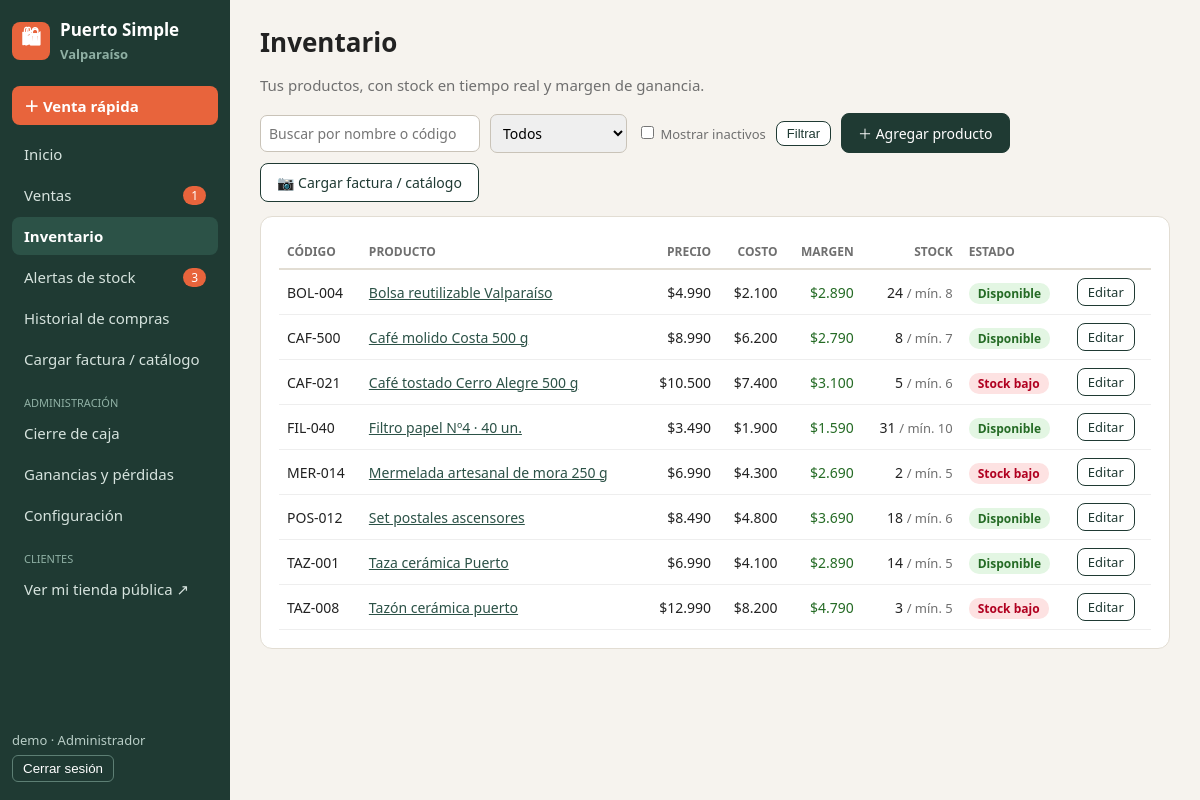
/inventario/ (signed in), run on the app's committed database.
### tienda/models.py (models this page shows, shortened)
class Comercio(models.Model):
    TIPOS = [("minimarket", "Minimarket"), ("almacen", "Almacén"), ("libreria", "Librería"),
             ("cafeteria", "Cafetería"), ("otro", "Otro")]
    nombre = models.CharField(max_length=100)
    slug = models.SlugField(unique=True, blank=True)       # dirección de la tienda pública
    rut = models.CharField("RUT", max_length=12, blank=True)
    tipo_comercio = models.CharField("Tipo de comercio", max_length=20, choices=TIPOS, default="minimarket")
    region = models.CharField("Región", max_length=60, default="Valparaíso")
    telefono = models.CharField("Teléfono", max_length=30, blank=True)
    email = models.EmailField("Correo de contacto", blank=True)
    logo = models.ImageField(upload_to="logos/", blank=True, null=True)

class Producto(models.Model):
    comercio = models.ForeignKey(Comercio, on_delete=models.CASCADE, related_name="productos")
    sku = models.CharField("SKU / código", max_length=30)
    nombre = models.CharField(max_length=100)
    descripcion = models.CharField("Descripción", max_length=200, blank=True)
    precio = models.PositiveIntegerField("Precio de venta ($)", default=0)
    costo = models.PositiveIntegerField("Costo de compra ($)", default=0)
    stock_actual = models.IntegerField("Stock actual", default=0)
    stock_minimo = models.PositiveIntegerField("Stock mínimo", default=0)
    stock_objetivo = models.PositiveIntegerField("Stock objetivo (para reponer)", default=0)
    activo = models.BooleanField(default=True)
    class Meta:
        unique_together = ("comercio", "sku")
        ordering = ["nombre"]
    @property
    def bajo_minimo(self):
        return self.stock_actual < self.stock_minimo
    @property
    def objetivo(self):
        return self.stock_objetivo or self.stock_minimo * 2
    @property
    def margen(self):
        return self.precio - self.costo

### tienda/views.py (the view)
# urls.py: path("inventario/", views.inventario, name="inventario"),
@acceso()
def inventario(request):
    productos = request.comercio.productos.all()
    q = request.GET.get("q", "").strip()
    if q:
        productos = productos.filter(Q(nombre__icontains=q) | Q(sku__icontains=q))
    if request.GET.get("filtro") == "bajo":
        productos = productos.filter(activo=True, stock_actual__lt=F("stock_minimo"))
    if request.GET.get("inactivos") != "1":
        productos = productos.filter(activo=True)
    return render(request, "tienda/inventario.html", {"productos": productos, "q": q,
                                                       "filtro": request.GET.get("filtro", ""),
                                                       "inactivos": request.GET.get("inactivos") == "1"})

### tienda/contexto.py (called while the page is built)
def datos_globales(request):
    user = getattr(request, "user", None)
    if user is not None and user.is_authenticated and hasattr(user, "perfil"):
        perfil = user.perfil
        return {
            "comercio": perfil.comercio,
            "es_admin": perfil.rol == "admin",
            "n_alertas": AlertaStock.objects.filter(producto__comercio=perfil.comercio, estado="activa").count(),
            "n_pendientes": Venta.objects.filter(comercio=perfil.comercio, estado="pendiente").count(),
        }
    return {}

### tienda/templatetags/formatos.py (called while the page is built)
@register.filter
def pesos(valor):
    try:
        n = int(valor)
    except (TypeError, ValueError):
        return "$0"
    texto = f"{abs(n):,}".replace(",", ".")
    return ("-$" if n < 0 else "$") + texto

### tienda/views.py (called while the page is built)
def acceso(solo_admin=False):
    def decorador(vista):
        @wraps(vista)
        def envoltura(request, *args, **kwargs):
            if not hasattr(request.user, "perfil"):
                return render(request, "tienda/sin_comercio.html", status=403)
            if solo_admin and request.user.perfil.rol != "admin":
                messages.error(request, "Solo el administrador puede entrar a esa sección.")
                return redirect("inicio")
            request.comercio = request.user.perfil.comercio
            return vista(request, *args, **kwargs)
        return login_required(envoltura)
    return decorador

### tienda/templates/tienda/inventario.html (shortened to what this page needs)
{% extends "tienda/base.html" %}{% load formatos %}
{% block contenido %}
<h1>Inventario</h1><p class="sub">Tus productos, con stock en tiempo real y margen de ganancia.</p>
<div class="filtros">
    <form method="get" class="filtros" style="margin:0">
        <input type="text" name="q" value="{{ q }}" placeholder="Buscar por nombre o código">
        <select name="filtro"><option value="">Todos</option><option value="bajo" {% if filtro == 'bajo' %}selected{% endif %}>Solo stock bajo</option></select>
        <label class="nota"><input type="checkbox" name="inactivos" value="1" {% if inactivos %}checked{% endif %}> Mostrar inactivos</label>
        <button class="btn chico" type="submit">Filtrar</button>
    </form>
    <a class="btn primario" href="{% url 'producto_nuevo' %}">＋ Agregar producto</a>
    <a class="btn" href="{% url 'cargas' %}">📷 Cargar factura / catálogo</a>
</div>
<div class="caja"><table>
<tr><th>Código</th><th>Producto</th><th class="der">Precio</th><th class="der">Costo</th><th class="der">Margen</th><th class="der">Stock</th><th>Estado</th><th></th></tr>
{% for p in productos %}<tr>
<td>{{ p.sku }}</td><td><a href="{% url 'producto_detalle' p.id %}">{{ p.nombre }}</a></td><td class="der">{{ p.precio|pesos }}</td><td class="der">{{ p.costo|pesos }}</td>
<td class="der {% if p.margen < 0 %}negativo{% else %}positivo{% endif %}">{{ p.margen|pesos }}</td>
<td class="der">{{ p.stock_actual }} <span class="nota">/ mín. {{ p.stock_minimo }}</span></td>
<td>{% if not p.activo %}<span class="etq">Inactivo</span>{% elif p.bajo_minimo %}<span class="etq bajo">Stock bajo</span>{% else %}<span class="etq ok">Disponible</span>{% endif %}</td>
<td><a class="btn chico" href="{% url 'producto_editar' p.id %}">Editar</a></td></tr>
{% empty %}<tr><td colspan="8" class="nota">No hay productos. Agrega uno o <a href="{% url 'cargas' %}">sube una factura</a>.</td></tr>{% endfor %}
</table></div>
{% endblock %}

### tienda/templates/tienda/base.html (shortened to what this page needs)
{% load static formatos %}<!DOCTYPE html>
<html lang="es">
<head>
    <link rel="stylesheet" href="{% static 'css/estilo.css' %}">
</head>
<body>
{% with u=request.resolver_match.url_name %}
<div class="layout">
    <nav class="lateral">
        <div class="marca">
            {% if comercio.logo %}<img src="{{ comercio.logo.url }}" alt="Logo">{% else %}<div class="logo-letra">🛍</div>{% endif %}
            <div>{{ comercio.nombre }}<br><span class="nota" style="color:#8fb0a4">{{ comercio.region }}</span></div>
        </div>
        <a class="destacado" href="{% url 'venta_rapida' %}">＋ Venta rápida</a>
        <a class="{% if u == 'inicio' %}activo{% endif %}" href="{% url 'inicio' %}">Inicio</a>
        <a class="{% if u == 'ventas' or u == 'venta_detalle' %}activo{% endif %}" href="{% url 'ventas' %}">Ventas {% if n_pendientes %}<span class="insignia">{{ n_pendientes }}</span>{% endif %}</a>
        <a class="{% if u == 'inventario' or u == 'producto_detalle' or u == 'producto_nuevo' or u == 'producto_editar' %}activo{% endif %}" href="{% url 'inventario' %}">Inventario</a>
        <a class="{% if u == 'alertas' %}activo{% endif %}" href="{% url 'alertas' %}">Alertas de stock {% if n_alertas %}<span class="insignia">{{ n_alertas }}</span>{% endif %}</a>
        <a class="{% if u == 'compras' %}activo{% endif %}" href="{% url 'compras' %}">Historial de compras</a>
        <a class="{% if u == 'cargas' or u == 'carga_revision' %}activo{% endif %}" href="{% url 'cargas' %}">Cargar factura / catálogo</a>
        {% if es_admin %}
        <div class="etiqueta">Administración</div>
        <a class="{% if u == 'cierre_caja' %}activo{% endif %}" href="{% url 'cierre_caja' %}">Cierre de caja</a>
        <a class="{% if u == 'informes' %}activo{% endif %}" href="{% url 'informes' %}">Ganancias y pérdidas</a>
        <a class="{% if u == 'configuracion' %}activo{% endif %}" href="{% url 'configuracion' %}">Configuración</a>
        {% endif %}
        <div class="etiqueta">Clientes</div>
        <a href="{% url 'tienda_publica' comercio.slug %}" target="_blank">Ver mi tienda pública ↗</a>
        <div class="pie">
            {{ user.username }} · {% if es_admin %}Administrador{% else %}Vendedor{% endif %}
            <form method="post" action="{% url 'logout' %}">{% csrf_token %}<button type="submit">Cerrar sesión</button></form>
        </div>
    </nav>
    <main class="contenido">
        {% block contenido %}{% endblock %}
    </main>
</div>
{% endwith %}
</body>
</html>

### static/css/estilo.css (style rules this page uses)
:root { --verde:#1f3a33; --verde2:#2c5247; --acento:#e8643c; --fondo:#f6f3ee; --borde:#e2ddd3; --texto:#222; --gris:#6f6f6f; }
* { box-sizing: border-box; }
body { margin:0; font-family: "Segoe UI", Arial, sans-serif; background:var(--fondo); color:var(--texto); font-size:15px; }
a { color: var(--verde2); }
.layout { display:flex; min-height:100vh; }
.lateral { width:230px; background:var(--verde); color:#fff; padding:18px 12px; display:flex; flex-direction:column; position:sticky; top:0; height:100vh; }
.lateral .marca { display:flex; align-items:center; gap:10px; margin-bottom:22px; font-weight:bold; font-size:17px; }
.lateral .logo-letra { width:38px; height:38px; border-radius:8px; background:var(--acento); display:flex; align-items:center; justify-content:center; font-size:20px; }
.lateral a { display:flex; justify-content:space-between; align-items:center; color:#d6e3de; text-decoration:none; padding:9px 12px; border-radius:8px; margin-bottom:3px; }
.lateral a.activo { background:var(--verde2); color:#fff; font-weight:bold; }
.lateral a.destacado { background:var(--acento); color:#fff; font-weight:bold; margin-bottom:10px; }
.lateral .etiqueta { font-size:11px; text-transform:uppercase; color:#8fb0a4; margin:14px 12px 4px; }
.insignia { background:var(--acento); color:#fff; border-radius:10px; padding:1px 8px; font-size:12px; }
.lateral .pie { margin-top:auto; font-size:13px; color:#b9cec7; }
.lateral .pie button { background:none; border:1px solid #5d7f74; color:#fff; border-radius:6px; padding:5px 10px; cursor:pointer; margin-top:6px; }
.contenido { flex:1; padding:24px 30px; max-width:1250px; }
h1 { margin:0 0 4px; font-size:26px; }
.sub { color:var(--gris); margin-bottom:18px; }
.caja { background:#fff; border:1px solid var(--borde); border-radius:12px; padding:18px; margin-bottom:18px; }
.nota { color:var(--gris); font-size:13px; }
table { width:100%; border-collapse:collapse; font-size:14px; }
th { text-align:left; font-size:12px; text-transform:uppercase; color:var(--gris); padding:8px; border-bottom:2px solid var(--borde); }
td { padding:8px; border-bottom:1px solid #eee; vertical-align:middle; }
.der { text-align:right; }
input, select, textarea { padding:8px; border:1px solid #c9c3b8; border-radius:7px; font-size:14px; font-family:inherit; max-width:100%; }
.btn { display:inline-block; background:#fff; border:1px solid var(--verde); color:var(--verde); padding:9px 16px; border-radius:8px; cursor:pointer; font-size:14px; text-decoration:none; }
.btn.primario { background:var(--verde); color:#fff; }
.btn.chico { padding:4px 10px; font-size:13px; }
.etq { padding:2px 9px; border-radius:10px; font-size:12px; font-weight:bold; background:#e8e8e8; }
.etq.bajo, .etq.anulada, .etq.rechazada { background:#fde2e2; color:#b00020; }
.etq.ok, .etq.completada, .etq.recibida { background:#e3f6e3; color:#256b25; }
.positivo { color:#256b25; }
.filtros { display:flex; gap:10px; flex-wrap:wrap; align-items:center; margin-bottom:14px; }

### data on the page
Comercio: nombre "Puerto Simple", region "Valparaíso"
Producto: sku "BOL-004", nombre "Bolsa reutilizable Valparaíso", precio|pesos "$4.990", costo|pesos "$2.100", margen|pesos "$2.890", stock_actual "24", stock_minimo "8", activo "Disponible"
Producto: sku "CAF-500", nombre "Café molido Costa 500 g", precio|pesos "$8.990", costo|pesos "$6.200", margen|pesos "$2.790", stock_actual "8", stock_minimo "7", activo "Disponible"
Producto: sku "CAF-021", nombre "Café tostado Cerro Alegre 500 g", precio|pesos "$10.500", costo|pesos "$7.400", margen|pesos "$3.100", stock_actual "5", stock_minimo "6", activo "Stock bajo"
Producto: sku "FIL-040", nombre "Filtro papel Nº4 · 40 un.", precio|pesos "$3.490", costo|pesos "$1.900", margen|pesos "$1.590", stock_actual "31", stock_minimo "10", activo "Disponible"
Producto: sku "MER-014", nombre "Mermelada artesanal de mora 250 g", precio|pesos "$6.990", costo|pesos "$4.300", margen|pesos "$2.690", stock_actual "2", stock_minimo "5", activo "Stock bajo"
Producto: sku "POS-012", nombre "Set postales ascensores", precio|pesos "$8.490", costo|pesos "$4.800", margen|pesos "$3.690", stock_actual "18", stock_minimo "6", activo "Disponible"
Producto: sku "TAZ-001", nombre "Taza cerámica Puerto", precio|pesos "$6.990", costo|pesos "$4.100", margen|pesos "$2.890", stock_actual "14", stock_minimo "5", activo "Disponible"
Producto: sku "TAZ-008", nombre "Tazón cerámica puerto", precio|pesos "$12.990", costo|pesos "$8.200", margen|pesos "$4.790", stock_actual "3", stock_minimo "5", activo "Stock bajo"

### other printed values
{{ n_pendientes }} "1"
{{ n_alertas }} "3"
{{ user.username }} "demo"
